Frame 1 (no input): blank canvas, image omitted
Frame 60 (the mouse pressed at the canvas centre just before this capture): blank canvas, image omitted
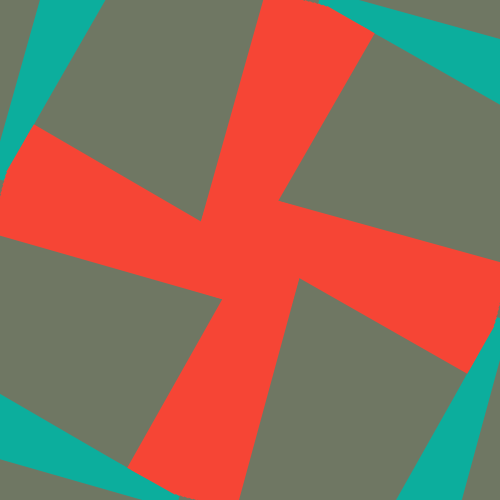
Frame 120 (the mouse held since frame 60 and released just before this capture)

The Processing sketch whose frames 1 and 60 were blank and that drew this single picture after the mouse press (run headless with seeded random() and noise(); from frame 60 on, the mouse is pressed at the canvas centre):

// Processing sketch: sample05
// ── sample05.pde

/* sample_05(color_mindを参考にした配色) */



float angle = 0;                                       // 角度の初期値

void setup() {                                         // 設定

  size(500, 500);                                      // カンバスサイズ。今回は500*500の正方形。

  background(#6F7763);                                 // 背景色、灰色。

  smooth();                                            // アンチエイリアスをon。線を滑らかにする。

  noStroke();                                          // 線の色をなしにする

}

void draw() {

  translate(width/2, height/2);                        // 描画する場所を中心にする 
  rotate(angle);                                       // 座標を回転させる

  fill(#0CAE9D);                                       // 面の色、水色
  rect(mouseX, 0, 20, mouseY);                         // 四角のx位置をmouseXの座標に、高さをmouseYの座標に反応させる                            

  fill(#F64535);                                       // 面の色、赤色
  rect(0, 0, 55, mouseY);                              // 四角の高さをmouseYで垂直方向の座標に反応させる  



  angle += 11.0;                                        // 回転角度を足していく（いろいろな値で試してみてください！）
}



/*　画像保存のコード　*/

void keyPressed() {

  // sのキーが入力された時に保存
  if (key == 's' || key == 'S') {


    // 時間、分、秒を取得　
    int hour = hour(); 
    int min = minute();   
    int sec = second(); 

    // デスクトップのパスと時間取得
    String path  = System.getProperty("user.home") + "/Desktop/screenshot" + hour +  min + sec + ".png";

    // 保存する
    save(path);

    // 表示されるログ
    println("screenshot" + path);
  }
}
